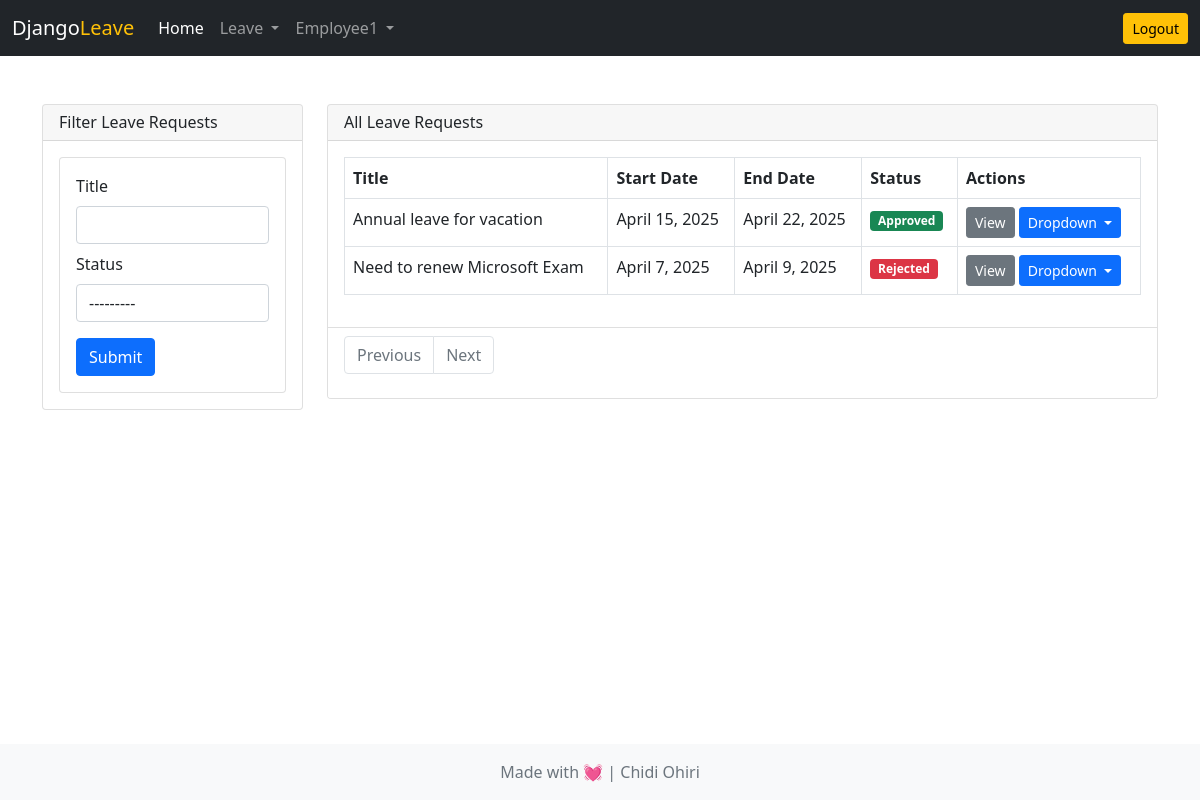
/leave/my-leave-requests/ (signed in), run on the app's committed database.
### accounts/models.py (models this page shows)
class User(AbstractUser):
    email = models.EmailField(unique=True, null=False, blank=False)
    is_employee = models.BooleanField(default=True)
    is_hr = models.BooleanField(default=False)

### leave/models.py (models this page shows, shortened)
class LeaveRequest(models.Model):
    created_by = models.ForeignKey(User, on_delete=models.CASCADE)
    created_on = models.DateTimeField(auto_now_add=True)
    status = models.CharField(
        max_length=20,
        choices=(
            ('Pending', 'Pending'),
            ('Approved', 'Approved'),
            ('Rejected', 'Rejected')
        ),
        default='Pending'
    )
    start_date = models.DateField()
    end_date = models.DateField()
    title = models.CharField(max_length=100)
    comment = models.CharField(max_length=300)
    upload = models.FileField(upload_to='leave_attachments/', null=True, blank=True)
    leave = models.ForeignKey(Leave, on_delete=models.CASCADE, null=True)

### leave/views.py (the view)
# urls.py: path('my-leave-requests/', views.my_leave_requests, name='my-leave-requests'),
@login_required
def my_leave_requests(request):
    leave_requests = LeaveRequest.objects.filter(created_by=request.user).order_by('-created_on')
    leave_requests_filter = LeaveRequestFilter(request.GET, queryset=leave_requests)
    filtered_leave_requests = leave_requests_filter.qs
    paginator = Paginator(filtered_leave_requests, 10)
    page_number = request.GET.get('page')
    page_obj = paginator.get_page(page_number)
    context = {'leave_requests':page_obj, 'filter':leave_requests_filter}
    return render(request, 'leave/my_leave_requests.html', context)

### templates/leave/my_leave_requests.html (shortened to what this page needs)
{% extends 'base.html' %}
{% load widget_tweaks %}
{% block content %}
<div class="row">
    <div class="col-md-3">
        <div class="card">
            <div class="card-header d-flex justify-content-between align-items-center ">
                <h6 class="mb-0">Filter Leave Requests</h6>
            </div>
            <div class="card-body">
                <div class="card">
                    <div class="card-body">
                        <form>
                            <div class="mb-2">
                                <label for="exampleInputEmail1" class="form-label">Title</label>
                                {% render_field filter.form.title class="form-control" %}
                            </div>
                            <div class="mb-3">
                                <label for="exampleInputEmail1" class="form-label">Status</label>
                                {% render_field filter.form.status class="form-control" %}
                            </div>
                            <button type="submit" class="btn btn-primary">Submit</button>
                        </form>
                    </div>
                </div>
            </div>
        </div>
    </div>
    <div class="col-md-9">
        <div class="card">
            <div class="card-header d-flex justify-content-between align-items-center ">
                <h6 class="mb-0">All Leave Requests</h6>
            </div>
            <div class="card-body">
                <table class="table table-bordered">
                    <thead>
                        <tr>
                            <th scope="col">Title</th>
                            <th scope="col">Start Date</th>
                            <th scope="col">End Date</th>
                            <th scope="col">Status</th>
                            <th scope="col">Actions</th>
                        </tr>
                    </thead>
                    <tbody>
                        {% for leave in leave_requests %}
                        <tr>
                            <td>{{leave.title}}</td>
                            <td>{{leave.start_date}}</td>
                            <td>{{leave.end_date}}</td>
                            <td>
                                {% if leave.status == 'Pending' %}
                                <span class="badge bg-warning">Pending</span>
                                {% elif leave.status == 'Approved' %}
                                <span class="badge bg-success">Approved</span>
                                {% elif leave.status == 'Rejected' %}
                                <span class="badge bg-danger">Rejected</span>
                                {% endif %}
                            </td>
                            <td>
                                <a href="{% url 'leave-request-details' leave.pk %}" class="btn btn-secondary btn-sm">View</a>
                                <div class="btn-group" role="group" aria-label="Button group with nested dropdown">
                                    <div class="btn-group" role="group">
                                      <button id="btnGroupDrop1" type="button" class="btn btn-primary btn-sm dropdown-toggle" data-bs-toggle="dropdown" aria-expanded="false">
                                        Dropdown
                                      </button>
                                    </div>
                                  </div>
                            </td>
                        </tr>
                        {% endfor %}
                    </tbody>
                </table>
            </div>
            <div class="card-footer bg-white">
                <nav aria-label="...">
                    <ul class="pagination">
                        {% if leave_requests.has_previous %}
                        <li class="page-item">
                            <a class="page-link" href="?page={{ leave_requests.previous_page_number }}">Previous</a>
                        </li>
                        {% else %}
                        <li class="page-item disabled">
                            <a class="page-link" href="#" tabindex="-1" aria-disabled="true">Previous</a>
                        </li>
                        {% endif %}
                        {% if leave_requests.has_next %}
                        <li class="page-item">
                            <a class="page-link" href="?page={{ leave_requests.next_page_number }}">Next</a>
                        </li>
                        {% else %}
                        <li class="page-item disabled">
                            <a class="page-link" href="#" tabindex="-1" aria-disabled="true">Next</a>
                        </li>
                        {% endif %}
                    </ul>
                </nav>
            </div>
        </div>
    </div>
</div>
{% endblock content %}

### templates/base.html (shortened to what this page needs)
<!doctype html>
<html lang="en">
<head>
    <link href="https://cdn.jsdelivr.net/npm/bootstrap@5.0.2/dist/css/bootstrap.min.css" rel="stylesheet"
>
</head>
<body class="d-flex flex-column min-vh-100">
    <nav class="navbar navbar-expand-lg navbar-dark bg-dark">
        <div class="container-fluid">
            <a class="navbar-brand" href="/">Django<span class="text-warning">Leave</span></a>
            <div class="collapse navbar-collapse" id="navbarSupportedContent">
                <ul class="navbar-nav me-auto mb-2 mb-lg-0">
                    <li class="nav-item">
                        <a class="nav-link active" aria-current="page" href="/">Home</a>
                    </li>
                    <li class="nav-item dropdown">
                        <a class="nav-link dropdown-toggle" href="#" id="navbarDropdown" role="button"
                            data-bs-toggle="dropdown" aria-expanded="false">
                            Leave
                        </a>
                    </li>
                    <li class="nav-item dropdown">
                        <a class="nav-link dropdown-toggle" href="#" id="navbarDropdown" role="button"
                            data-bs-toggle="dropdown" aria-expanded="false">
                            {{request.user.first_name}}
                        </a>
                    </li>
                </ul>
                <a href="{% url 'logout' %}" class="btn btn-warning btn-sm">Logout</a>
            </div>
        </div>
    </nav>
    <main class="flex-grow-1">
        <div class="container mt-5 mb-5">
            {% block content %}
            {% endblock content %}
        </div>
    </main>
    <footer class="footer mt-auto py-3 bg-light d-flex justify-content-center align-items-center">
        <div class="container text-center">
            <span class="text-muted">Made with 💓 | Chidi Ohiri</span>
        </div>
    </footer>
</body>
</html>

### data on the page
User: user.first_name "Employee1"
LeaveRequest: title "Annual leave for vacation", start_date "April 15, 2025", end_date "April 22, 2025", status "Approved"
LeaveRequest: title "Need to renew Microsoft Exam", start_date "April 7, 2025", end_date "April 9, 2025", status "Rejected"
